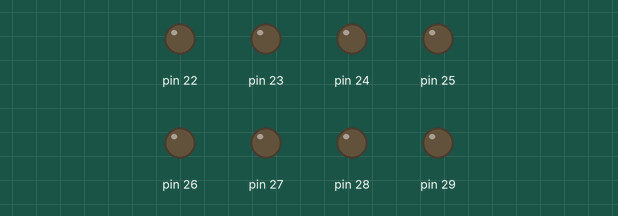
The sketch below on a simulated Arduino Mega 2560, built with avr-gcc and run on an emulated ATmega2560. Parts: output pins drawn as LEDs (lit = HIGH).

Above: at 0.2 s.
At 1.2 s:
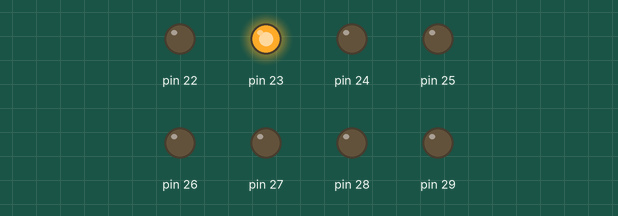
At 2.2 s:
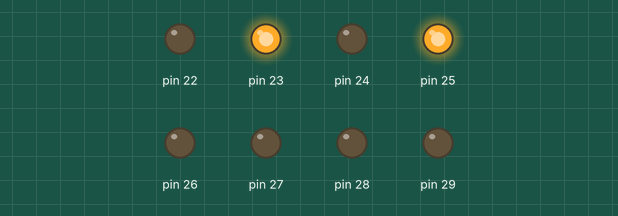
At 4.7 s:
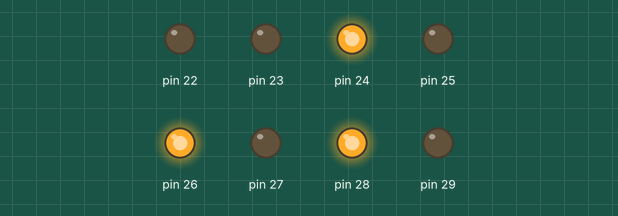
At 6.7 s:
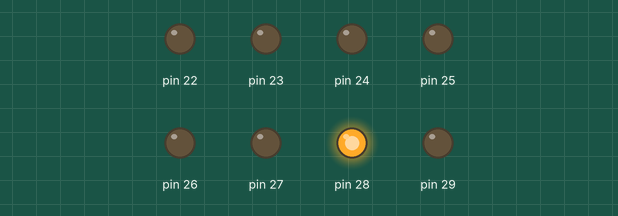
At 9.2 s:
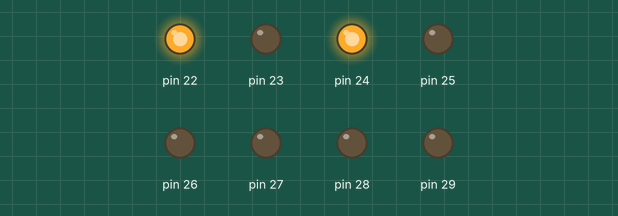
Timing chart, 0 to 9.8 s (numbered marks = the images above):
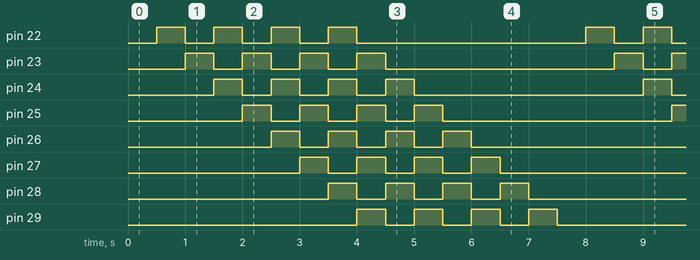

The sketch:

lesson_2_binary_LED_pattern.ino
```cpp
//  PATTERN:
//    A trail of four lights will "walk" its way across the LEDS,
//    with each being separated from the adjacent lights by an off
//    LED and progressing along the LEDS. The pattern resets once
//    all of the lights have traversed all the LEDs

void setup() {
  DDRA = 0b11111111; //setting all pins to output
}

void loop() {
  // Here they come!
  PORTA = 0b00000000;
  delay(500);
  PORTA = 0b00000001;
  delay(500);
  PORTA = 0b00000010;
  delay(500);
  PORTA = 0b00000101;
  delay(500);
  PORTA = 0b00001010;
  delay(500);
  PORTA = 0b00010101;
  delay(500);
  PORTA = 0b00101010;
  delay(500);
  PORTA = 0b01010101;
  delay(500);
  PORTA = 0b10101010;
  delay(500);

  // And there they go. Bye!
  PORTA = 0b01010100;
  delay(500);
  PORTA = 0b10101000;
  delay(500);
  PORTA = 0b01010000;
  delay(500);
  PORTA = 0b10100000;
  delay(500);
  PORTA = 0b01000000;
  delay(500);
  PORTA = 0b10000000;
  delay(500);
}
```

Measured:
- by itself, pin 22–29: repeats every 7.5 s: 3 × (LOW 0.50 s, HIGH 0.50 s), LOW 4.0 s, HIGH 0.50 s
- by itself, everything shown: repeats every 7.5 s, in 15 steps
